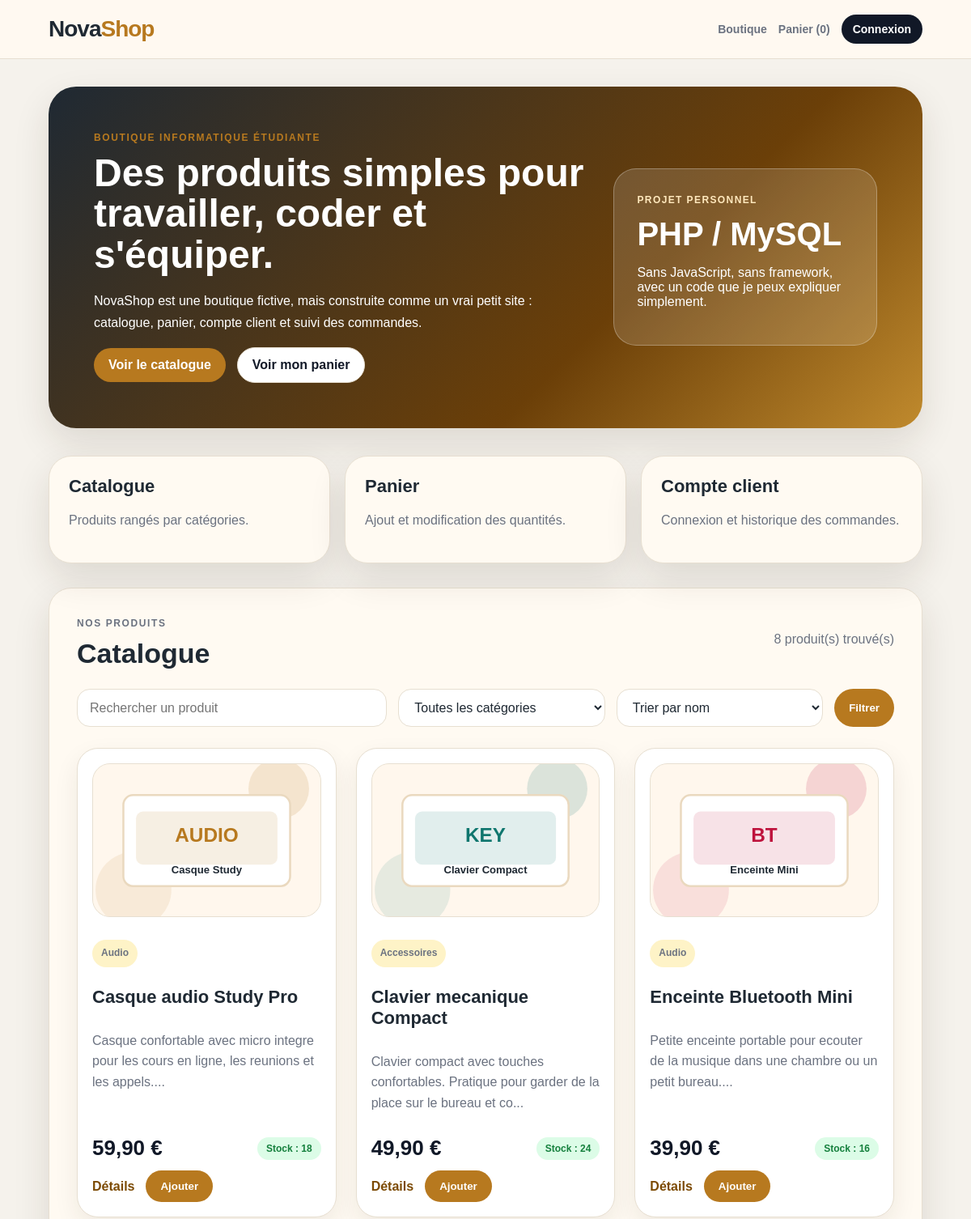
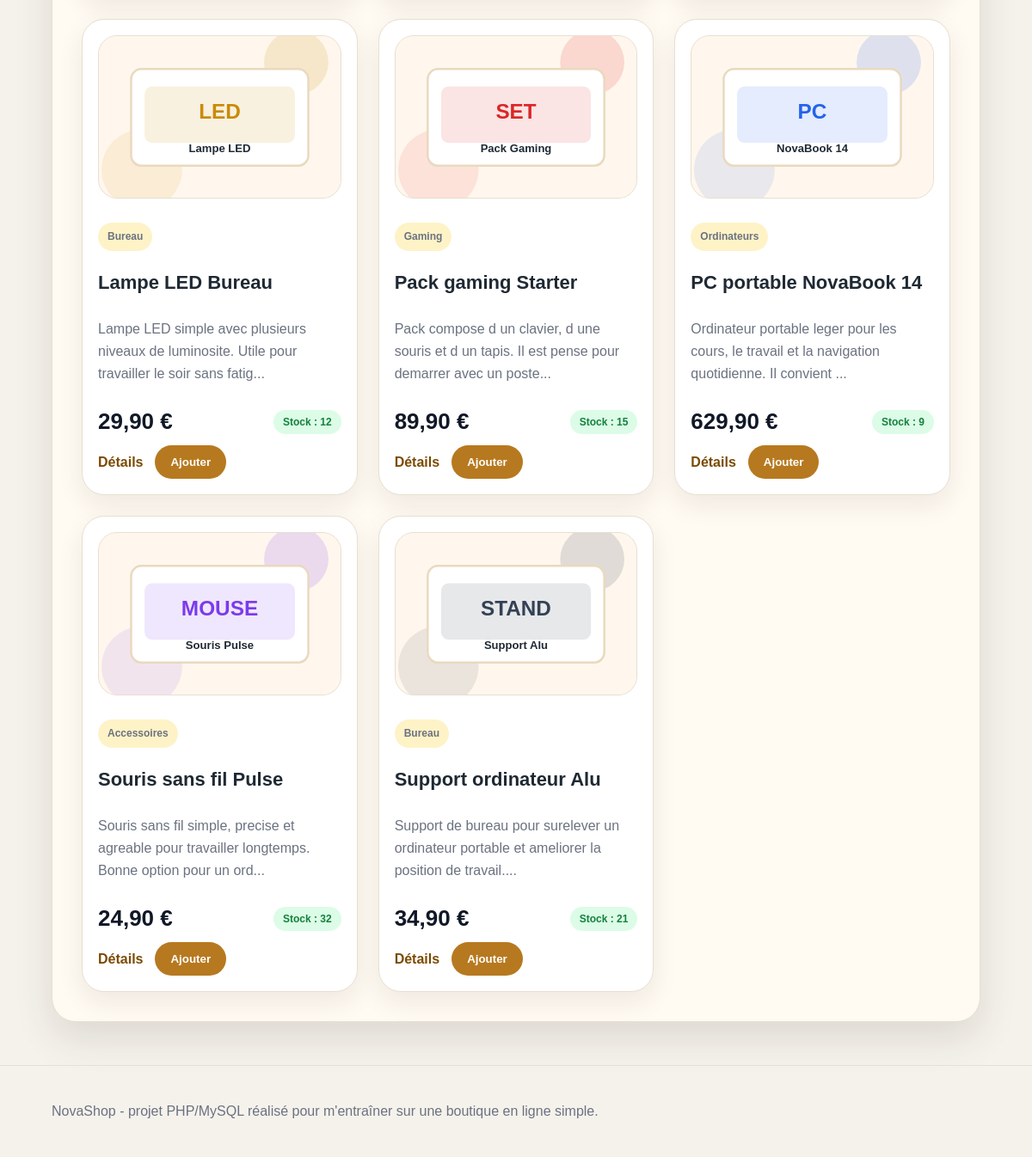
Before: / with the older database file (2 pictures, top to bottom).
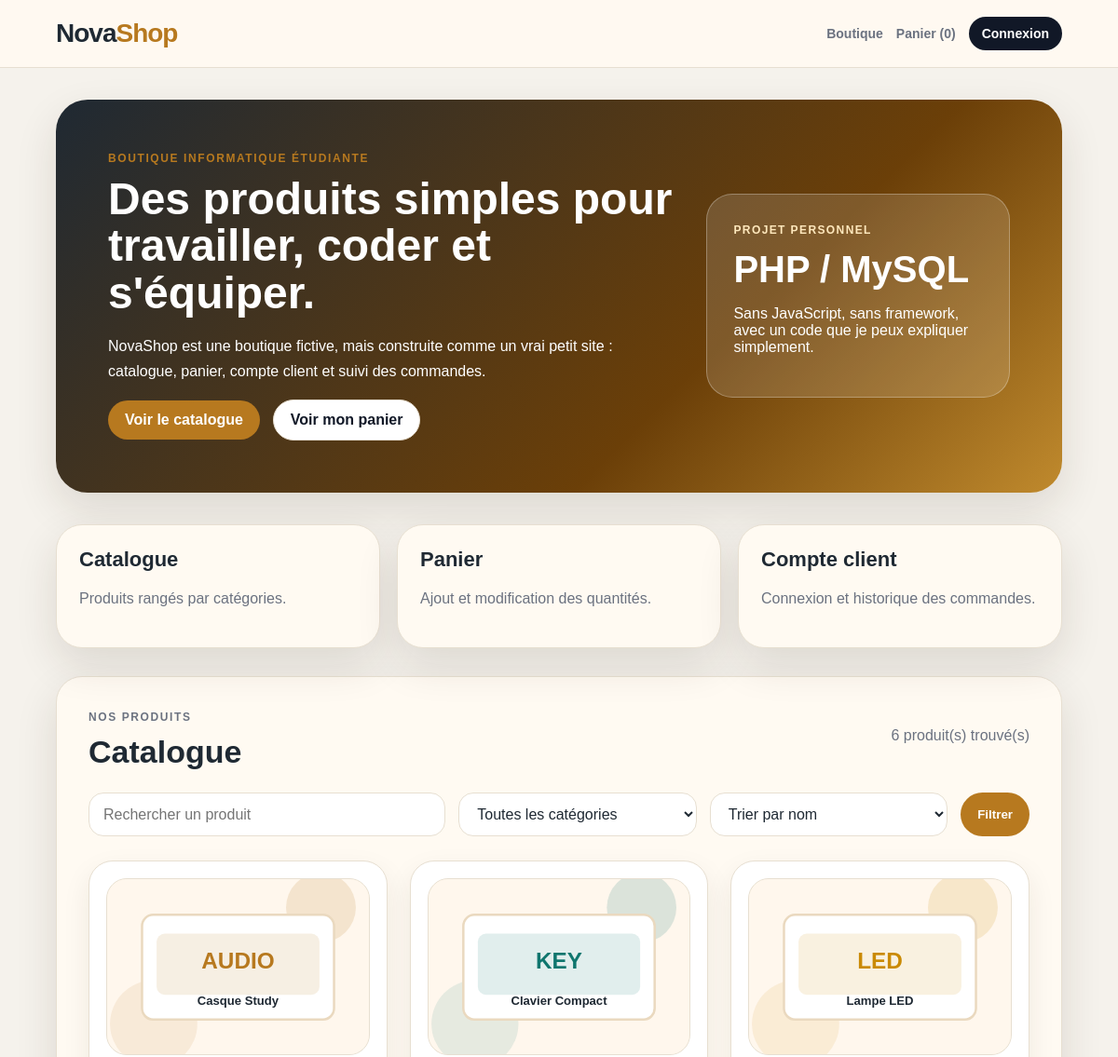
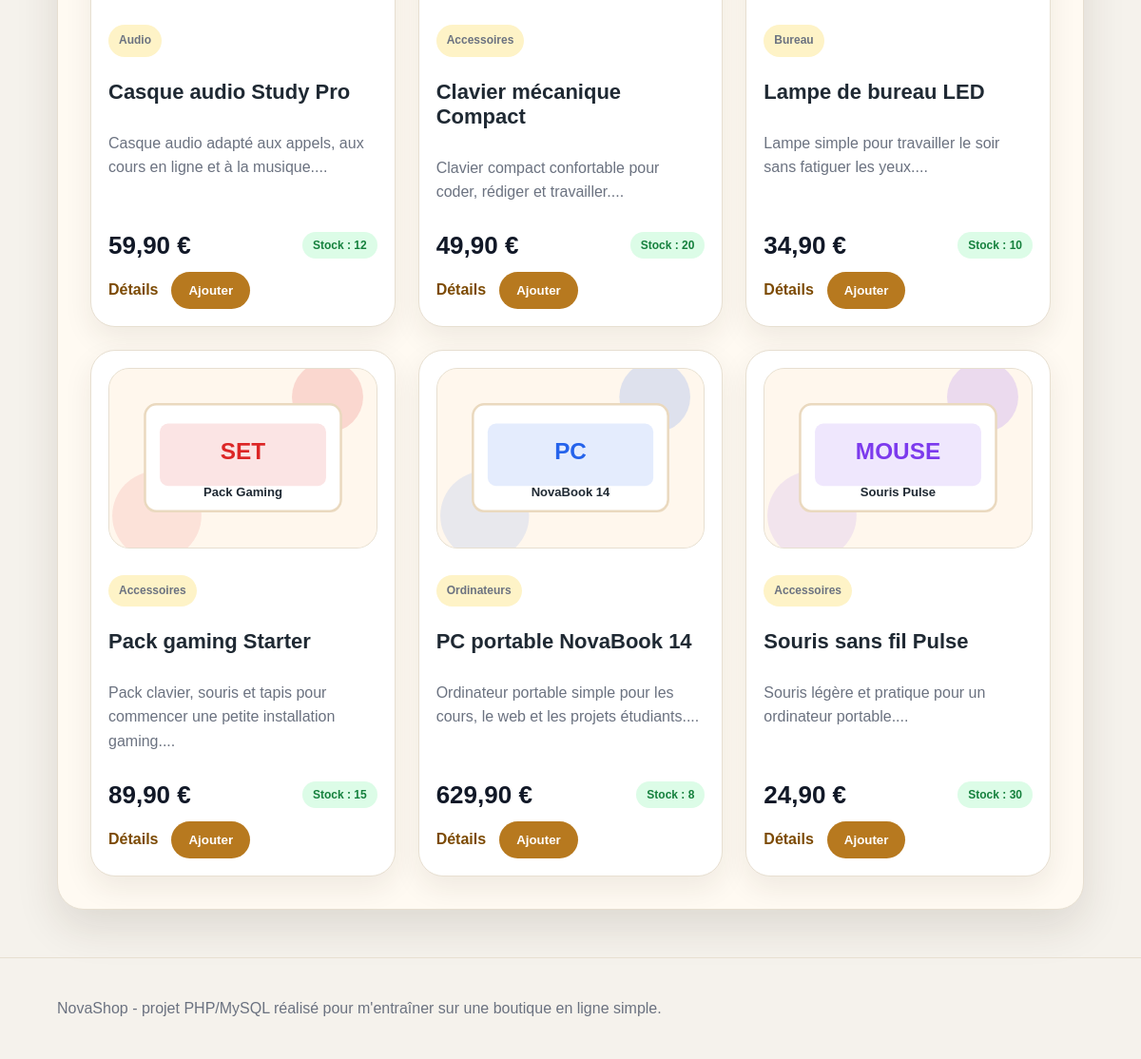
After: the same page with the newer database file (2 pictures, top to bottom).
### tables this page shows
CREATE TABLE produit (
    id_produit INT AUTO_INCREMENT PRIMARY KEY,
    nom VARCHAR(150) NOT NULL,
    description TEXT,
    prix DECIMAL(10,2) NOT NULL,
    stock INT NOT NULL DEFAULT 0,
    image VARCHAR(255) DEFAULT 'images/produit-defaut.svg',
    id_categorie INT,
    actif TINYINT(1) DEFAULT 1,
    FOREIGN KEY (id_categorie) REFERENCES categorie(id_categorie)
);

CREATE TABLE categorie (
    id_categorie INT AUTO_INCREMENT PRIMARY KEY,
    nom VARCHAR(100) NOT NULL
);

### connexion.php (called while the page is built, shortened)
<?php
function proteger($texte) {
    return htmlspecialchars($texte, ENT_QUOTES, 'UTF-8');
}
function afficher_prix($montant) {
    return number_format($montant, 2, ',', ' ') . ' €';
}
function utilisateur_connecte() {
    return isset($_SESSION['utilisateur']);
}
function nombre_articles_panier() {
    $total = 0;
    return $total;
}
?>

### index.php (the view, shortened to what this page needs)
<?php
require_once 'connexion.php';
$recherche = isset($_GET['recherche']) ? trim($_GET['recherche']) : '';
$tri = isset($_GET['tri']) ? $_GET['tri'] : 'nom';
$sql = "SELECT produit.*, categorie.nom AS nom_categorie
        FROM produit
        LEFT JOIN categorie ON produit.id_categorie = categorie.id_categorie
        WHERE produit.actif = 1";
$params = array();
if ($tri == 'prix_croissant') {
    $sql = $sql . " ORDER BY produit.prix ASC";
} elseif ($tri == 'prix_decroissant') {
    $sql = $sql . " ORDER BY produit.prix DESC";
} else {
    $sql = $sql . " ORDER BY produit.nom ASC";
}
$requete = $pdo->prepare($sql);
$requete->execute($params);
$produits = $requete->fetchAll(PDO::FETCH_ASSOC);
require_once 'header.php';
?>
<section class="bandeau-accueil">
    <div>
        <p class="petit-titre">Boutique informatique étudiante</p>
        <h1>Des produits simples pour travailler, coder et s'équiper.</h1>
        <p class="texte-bandeau">NovaShop est une boutique fictive, mais construite comme un vrai petit site : catalogue, panier, compte client et suivi des commandes.</p>
        <div class="actions-bandeau">
            <a class="bouton" href="#catalogue">Voir le catalogue</a>
            <a class="bouton-secondaire" href="panier.php">Voir mon panier</a>
        </div>
    </div>
    <div class="carte-bandeau">
        <span>Projet personnel</span>
        <strong>PHP / MySQL</strong>
        <p>Sans JavaScript, sans framework, avec un code que je peux expliquer simplement.</p>
    </div>
</section>
<section class="zone-infos">
    <div class="info-boutique">
        <strong>Catalogue</strong>
        <p>Produits rangés par catégories.</p>
    </div>
    <div class="info-boutique">
        <strong>Panier</strong>
        <p>Ajout et modification des quantités.</p>
    </div>
    <div class="info-boutique">
        <strong>Compte client</strong>
        <p>Connexion et historique des commandes.</p>
    </div>
</section>
<section class="bloc" id="catalogue">
    <div class="ligne-titre">
        <div>
            <p class="petit-titre">Nos produits</p>
            <h2>Catalogue</h2>
        </div>
        <p><?php echo count($produits); ?> produit(s) trouvé(s)</p>
    </div>
    <form method="get" class="formulaire-filtres">
        <input type="text" name="recherche" placeholder="Rechercher un produit" value="<?php echo proteger($recherche); ?>">
        <select name="categorie">
            <option value="0">Toutes les catégories</option>
        </select>
        <select name="tri">
            <option value="nom" <?php if ($tri == 'nom') echo 'selected'; ?>>Trier par nom</option>
        </select>
        <button type="submit">Filtrer</button>
    </form>
    <?php if (empty($produits)) { ?>
        <div class="message-simple">Aucun produit ne correspond à votre recherche.</div>
    <?php } else { ?>
        <div class="grille-produits">
            <?php foreach ($produits as $produit) { ?>
                <article class="carte-produit">
                    <a href="produit.php?id=<?php echo $produit['id_produit']; ?>">
                        <img src="<?php echo proteger($produit['image']); ?>" alt="<?php echo proteger($produit['nom']); ?>">
                    </a>
                    <p class="etiquette-categorie"><?php echo proteger($produit['nom_categorie']); ?></p>
                    <h3><?php echo proteger($produit['nom']); ?></h3>
                    <p class="description-produit"><?php echo proteger(substr($produit['description'], 0, 95)); ?>...</p>
                    <div class="prix-stock">
                        <strong><?php echo afficher_prix($produit['prix']); ?></strong>
                        <?php if ($produit['stock'] > 0) { ?>
                            <span class="stock-ok">Stock : <?php echo $produit['stock']; ?></span>
                        <?php } else { ?>
                            <span class="stock-vide">Rupture</span>
                        <?php } ?>
                    </div>
                    <div class="actions-produit">
                        <a class="lien-detail" href="produit.php?id=<?php echo $produit['id_produit']; ?>">Détails</a>
                        <form method="post" action="panier.php">
                            <button type="submit" <?php if ($produit['stock'] <= 0) echo 'disabled'; ?>>Ajouter</button>
                        </form>
                    </div>
                </article>
            <?php } ?>
        </div>
    <?php } ?>
</section>
<?php require_once 'footer.php'; ?>

### header.php (shortened to what this page needs)
<!DOCTYPE html>
<html lang="fr">
<head>
    <link rel="stylesheet" href="style.css">
</head>
<body>
<header class="barre-haut">
    <div class="conteneur navigation">
        <a class="logo" href="index.php">Nova<span>Shop</span></a>
        <nav class="menu">
            <a href="index.php">Boutique</a>
            <a href="panier.php">Panier (<?php echo nombre_articles_panier(); ?>)</a>
            <?php if (utilisateur_connecte()) { ?>
                <a href="mes_commandes.php">Mes commandes</a>
                <?php if (admin_connecte()) { ?>
                    <a class="lien-admin" href="admin.php">Admin</a>
                <?php } ?>
                <a href="logout.php">Déconnexion</a>
            <?php } else { ?>
                <a class="bouton-menu" href="login.php">Connexion</a>
            <?php } ?>
        </nav>
    </div>
</header>
<main class="conteneur">

### footer.php
</main>
<footer class="pied-page">
    <div class="conteneur">
        <p>NovaShop - projet PHP/MySQL réalisé pour m'entraîner sur une boutique en ligne simple.</p>
    </div>
</footer>
</body>
</html>

Changed rows visible on the page:
removed produit: image (picture), id_categorie.nom "Audio", nom "Enceinte Bluetooth Mini", description "Petite enceinte portable pour ecouter de la musique dans une chambre ou un petit bureau.", prix "39,90 €", stock "16"
removed produit: image (picture), id_categorie.nom "Bureau", nom "Lampe LED Bureau", description "Lampe LED simple avec plusieurs niveaux de luminosite. Utile pour travailler le soir sans fatig", prix "29,90 €", stock "12"
changed produit "Casque audio Study Pro": description "Casque confortable avec micro integre pour les cours en ligne, les reunions et les appels." → "Casque audio adapté aux appels, aux cours en ligne et à la musique."; stock "18" → "12"
changed produit: nom "Clavier mecanique Compact" → "Clavier mécanique Compact"; description "Clavier compact avec touches confortables. Pratique pour garder de la place sur le bureau et co" → "Clavier compact confortable pour coder, rédiger et travailler."; stock "24" → "20"
changed produit "Bureau": image: a different picture; nom "Support ordinateur Alu" → "Lampe de bureau LED"; description "Support de bureau pour surelever un ordinateur portable et ameliorer la position de travail." → "Lampe simple pour travailler le soir sans fatiguer les yeux."; stock "21" → "10"; moves up the list
changed produit "Pack gaming Starter": id_categorie.nom "Gaming" → "Accessoires"; description "Pack compose d un clavier, d une souris et d un tapis. Il est pense pour demarrer avec un poste" → "Pack clavier, souris et tapis pour commencer une petite installation gaming."
changed produit "PC portable NovaBook 14": description "Ordinateur portable leger pour les cours, le travail et la navigation quotidienne. Il convient" → "Ordinateur portable simple pour les cours, le web et les projets étudiants."; stock "9" → "8"
changed produit "Souris sans fil Pulse": description "Souris sans fil simple, precise et agreable pour travailler longtemps. Bonne option pour un ord" → "Souris légère et pratique pour un ordinateur portable."; stock "32" → "30"
Other visible differences:
count($produits): "8" → "6"
